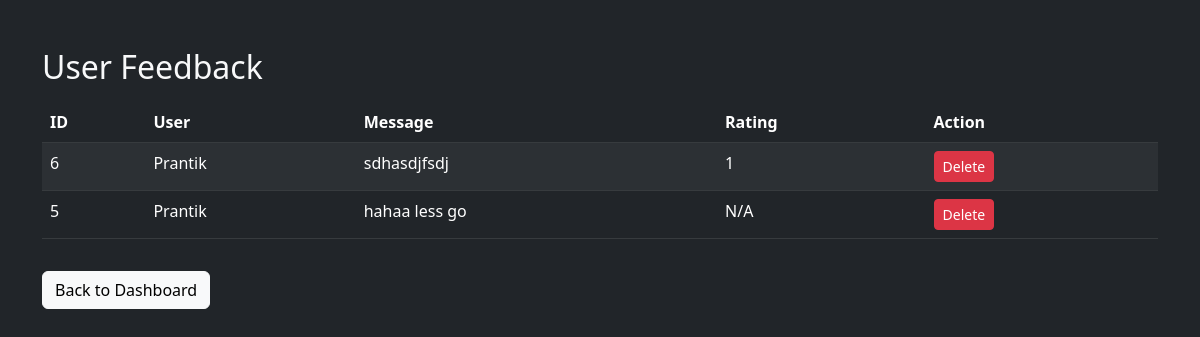
The app's page /admin/feedback.php (signed in) with its own data.
### tables this page shows
CREATE TABLE `feedback` (
  `id` int(11) NOT NULL,
  `user_id` int(11) DEFAULT NULL,
  `message` text DEFAULT NULL,
  `rating` int(11) DEFAULT NULL
);

CREATE TABLE `users` (
  `id` int(11) NOT NULL,
  `name` varchar(100) DEFAULT NULL,
  `email` varchar(100) DEFAULT NULL,
  `password` varchar(255) DEFAULT NULL
);

### admin/feedback.php (the view, shortened to what this page needs)
<?php
require_once("../config/db.php");
$feedbacks = $conn->query("
    SELECT f.id, u.name AS user_name, f.message, f.rating
    FROM feedback f
    LEFT JOIN users u ON f.user_id = u.id
    ORDER BY f.id DESC
");
?>
<!DOCTYPE html>
<html>
<head>
    <link href="https://cdn.jsdelivr.net/npm/bootstrap@5.3.0/dist/css/bootstrap.min.css" rel="stylesheet">
</head>
<body class="bg-dark text-light">
<div class="container mt-5">
    <h2>User Feedback</h2>
    <table class="table table-dark table-striped mt-3">
        <thead>
            <tr>
                <th>ID</th>
                <th>User</th>
                <th>Message</th>
                <th>Rating</th>
                <th>Action</th>
            </tr>
        </thead>
        <tbody>
            <?php while($row = $feedbacks->fetch_assoc()): ?>
            <tr>
                <td><?= $row['id'] ?></td>
                <td><?= $row['user_name'] ?? 'Guest' ?></td>
                <td><?= $row['message'] ?></td>
                <td><?= $row['rating'] ?? 'N/A' ?></td>
                <td>
                    <a href="?delete=<?= $row['id'] ?>" class="btn btn-danger btn-sm" onclick="return confirm('Are you sure?')">Delete</a>
                </td>
            </tr>
            <?php endwhile; ?>
        </tbody>
    </table>
    <a href="dashboard.php" class="btn btn-light mt-3">Back to Dashboard</a>
</div>
</body>
</html>

### records on screen
feedback: id "6", user.name "Prantik", message "sdhasdjfsdj", rating "1"
feedback: id "5", user.name "Prantik", message "hahaa less go", rating "N/A"
